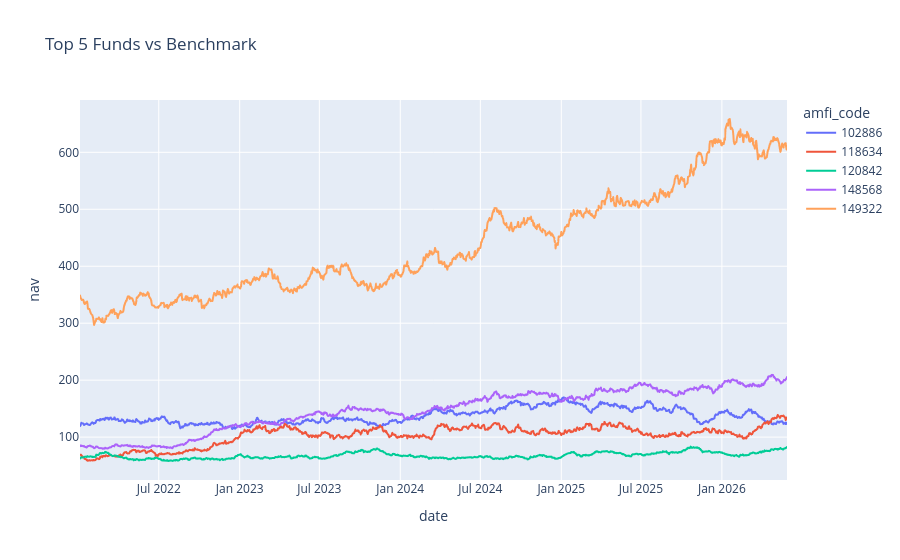

Notebook code cell kept with this figure:
### Code cell
import plotly.express as px

fig = px.line(
    top_nav,
    x="date",
    y="nav",
    color="amfi_code",
    title="Top 5 Funds vs Benchmark"
)

fig.show()

### Figure 1 — Plotly figure (JSON) as saved in the notebook; plotly's stock layout.template omitted (floating-point values rounded to 4 significant figures; data arrays with more than 128 entries replaced by an {"elided": "..."} marker saying what was removed)
{"data": [{"hovertemplate": "amfi_code=102886<br>date=%{x}<br>nav=%{y}<extra></extra>", "legendgroup": "102886", "line": {"color": "#636efa", "dash": "solid"}, "marker": {"symbol": "circle"}, "mode": "lines", "name": "102886", "showlegend": true, "type": "scattergl", "x": {"elided": "1150 str values"}, "xaxis": "x", "y": {"elided": "1150 float values"}, "yaxis": "y"}, {"hovertemplate": "amfi_code=118634<br>date=%{x}<br>nav=%{y}<extra></extra>", "legendgroup": "118634", "line": {"color": "#EF553B", "dash": "solid"}, "marker": {"symbol": "circle"}, "mode": "lines", "name": "118634", "showlegend": true, "type": "scattergl", "x": {"elided": "1150 str values"}, "xaxis": "x", "y": {"elided": "1150 float values"}, "yaxis": "y"}, {"hovertemplate": "amfi_code=120842<br>date=%{x}<br>nav=%{y}<extra></extra>", "legendgroup": "120842", "line": {"color": "#00cc96", "dash": "solid"}, "marker": {"symbol": "circle"}, "mode": "lines", "name": "120842", "showlegend": true, "type": "scattergl", "x": {"elided": "1150 str values"}, "xaxis": "x", "y": {"elided": "1150 float values"}, "yaxis": "y"}, {"hovertemplate": "amfi_code=148568<br>date=%{x}<br>nav=%{y}<extra></extra>", "legendgroup": "148568", "line": {"color": "#ab63fa", "dash": "solid"}, "marker": {"symbol": "circle"}, "mode": "lines", "name": "148568", "showlegend": true, "type": "scattergl", "x": {"elided": "1150 str values"}, "xaxis": "x", "y": {"elided": "1150 float values"}, "yaxis": "y"}, {"hovertemplate": "amfi_code=149322<br>date=%{x}<br>nav=%{y}<extra></extra>", "legendgroup": "149322", "line": {"color": "#FFA15A", "dash": "solid"}, "marker": {"symbol": "circle"}, "mode": "lines", "name": "149322", "showlegend": true, "type": "scattergl", "x": {"elided": "1150 str values"}, "xaxis": "x", "y": {"elided": "1150 float values"}, "yaxis": "y"}], "layout": {"legend": {"title": {"text": "amfi_code"}, "tracegroupgap": 0}, "title": {"text": "Top 5 Funds vs Benchmark"}, "xaxis": {"anchor": "y", "domain": [0, 1], "title": {"text": "date"}}, "yaxis": {"anchor": "x", "domain": [0, 1], "title": {"text": "nav"}}}}
